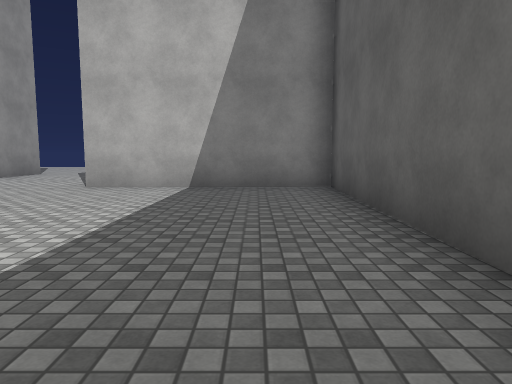
View 1 (above)

24 first-person views from a walk through a scene from a Unity 3-D project. The camera is 1.3 m above the floor, tilts 6° down and sees 70° across. The floor is counted in squares, 2 m on a side. Each view is taken from the middle of a square. On the plan, view 1 faces up. The plan holds only what a view shows up to about 11 squares ahead; the rest is blank. The place goes on beyond the plan. The player is left out. Some surface patterns are stand-ins.

View 2
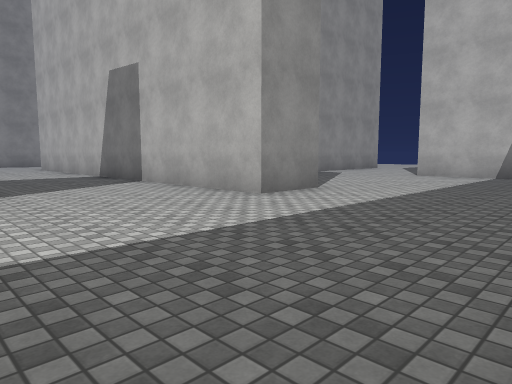

View 3
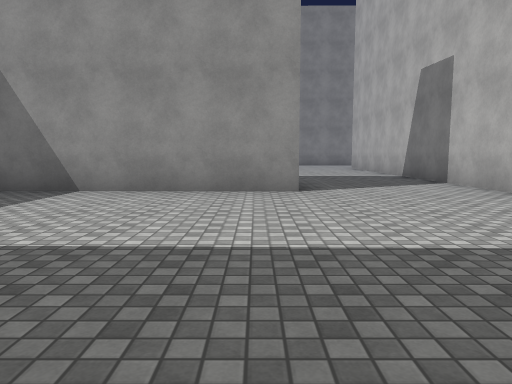

View 4
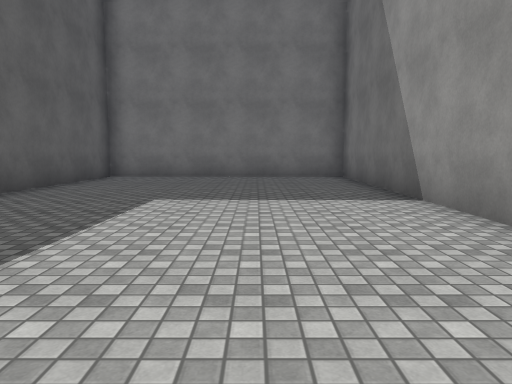

View 5
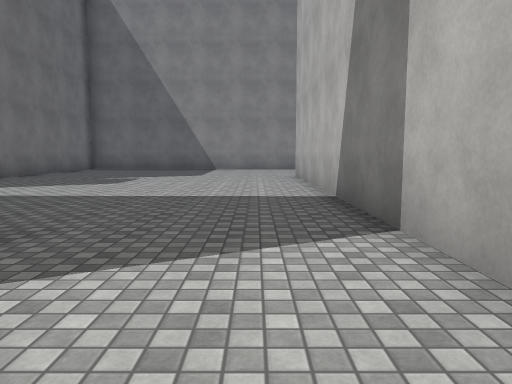

View 6
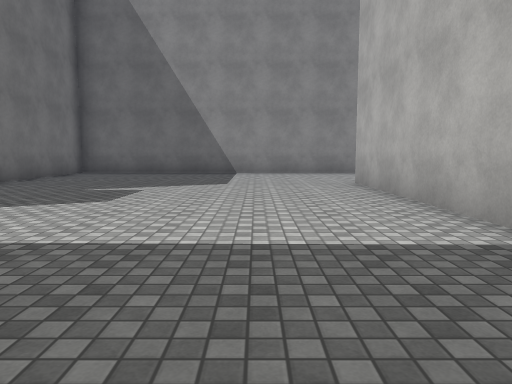

View 7
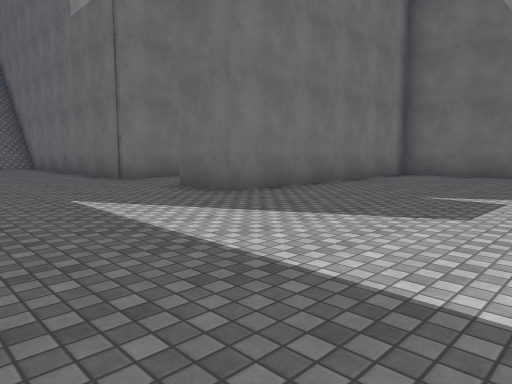

View 8
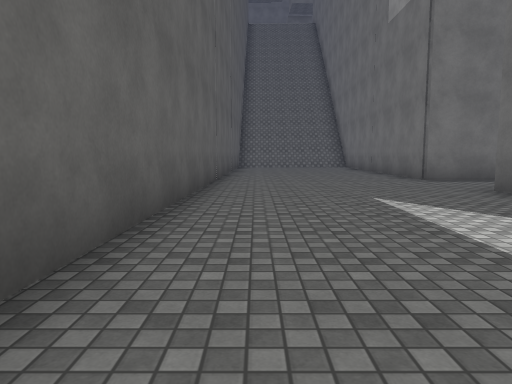

View 9
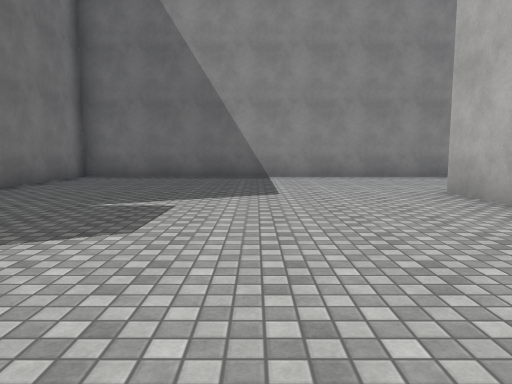

View 10
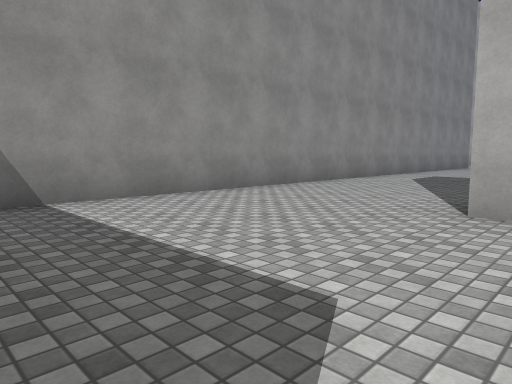

View 11
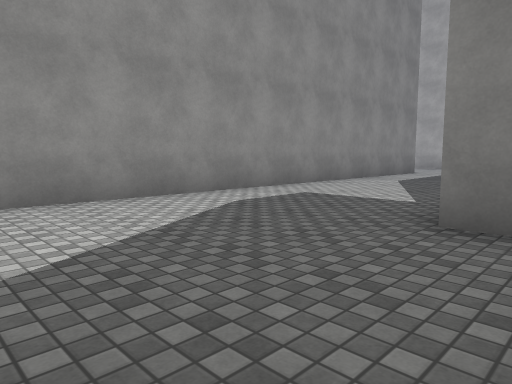

View 12
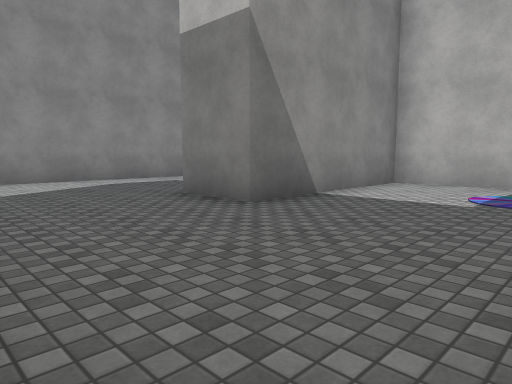

View 13
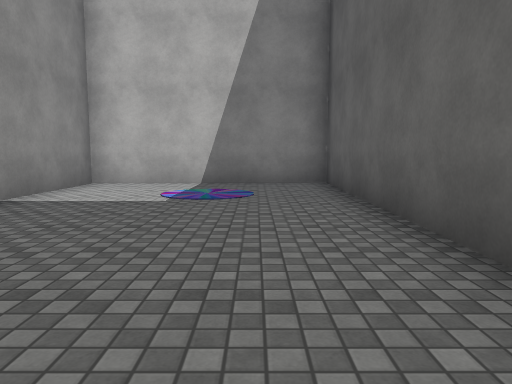

View 14
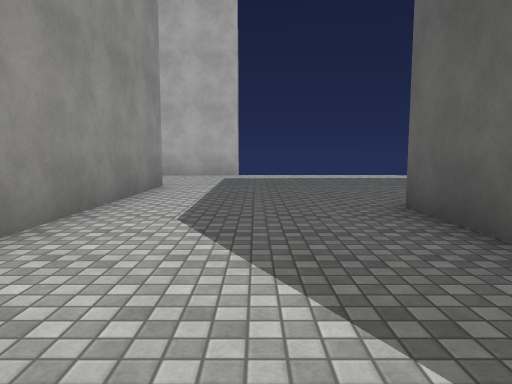

View 15
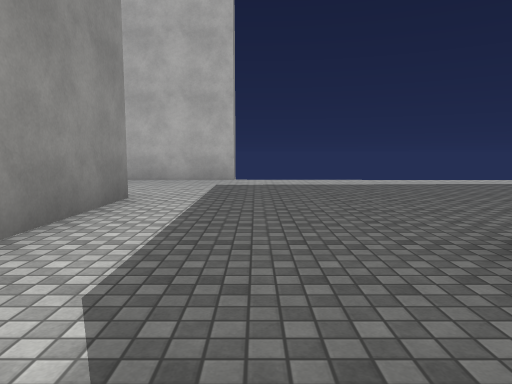

View 16
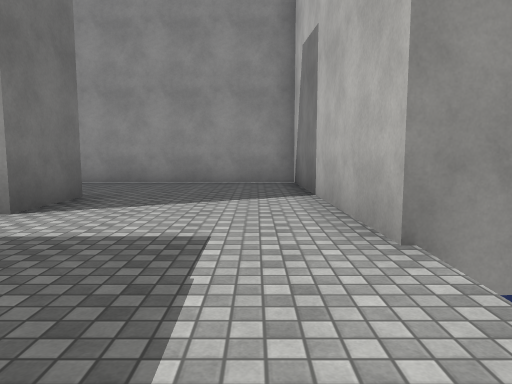

View 17
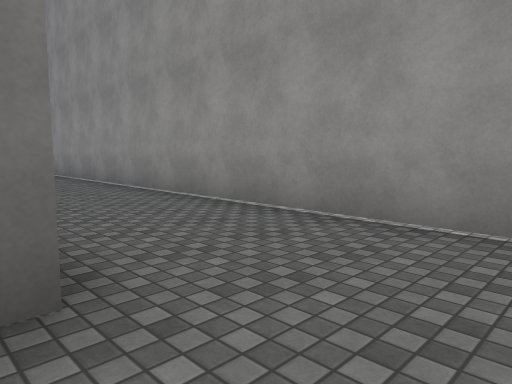

View 18
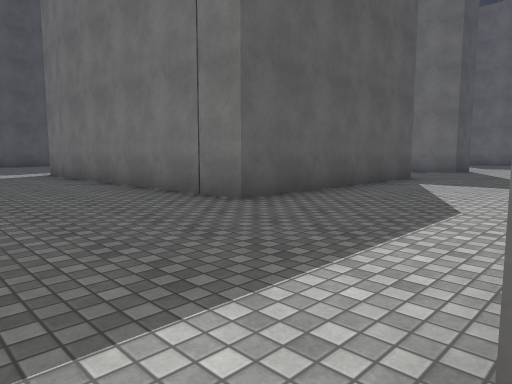

View 19
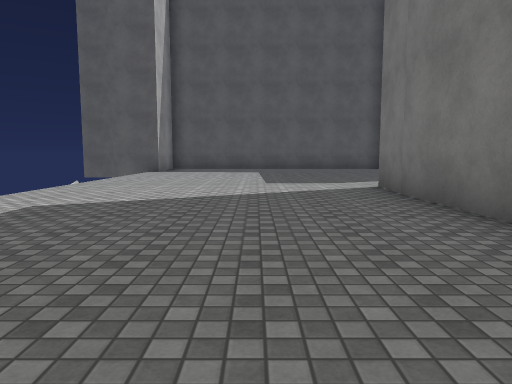

View 20
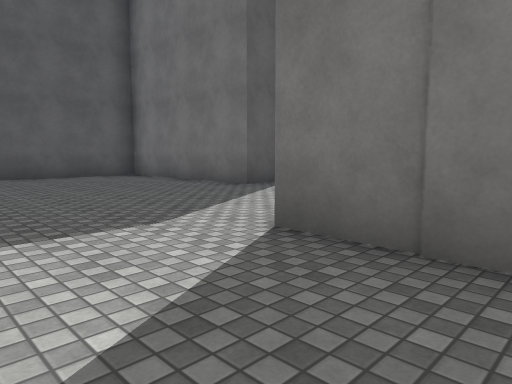

View 21
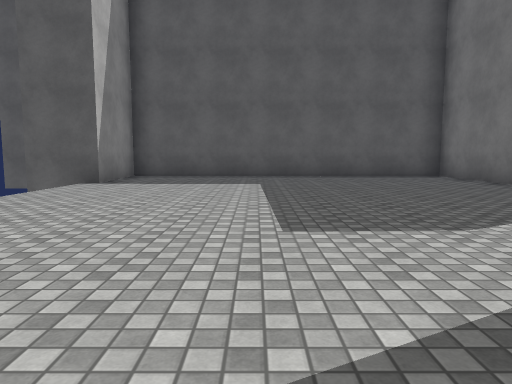

View 22
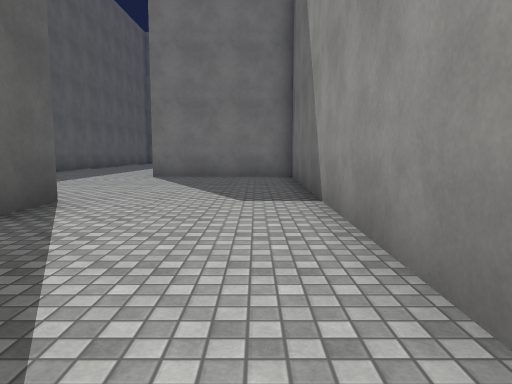

View 23
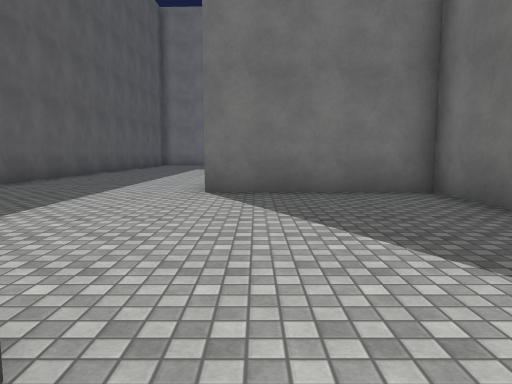

View 24
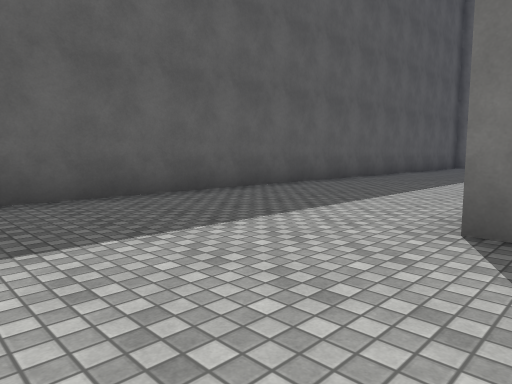

### Floor plan
Points are (right, up) in squares from view 1. A wall is a line through its corners. A room is listed if a view was taken in it or the views show most of it. See-through windows are left out.
Room 1 (views 1, 2, 3, 4, 5, 6, 7, 8, 9, 10, 24)
walls: (-5.3, -3.2) (-5.4, -12.2) (1.1, -12.3) (1.2, -8); (-13.9, -12) (-12.2, -12.1) (-12.2, -14.6); (-7, -14.1) (-6.9, -4.5); (1.2, -5.5) (1.5, 7.1) (-3.3, 7); (-6.9, 5.5) (-7, 1.8) (-3.1, 1.8) (-3.1, 0.2) (-15.2, 0.2); (-19.2, 0.4) (-19.3, -7.8) (-12.2, -7.8) (-12.2, -9.5)
ways out: opening at (-17.5, 1.2) to room 2; opening at (-5, 6.3) to room 2
Room 2 (views 11, 12, 13, 14, 15, 16, 17, 18, 19, 20, 21, 22, 23)
walls: (-6.8, 11.2) (-6.9, 5.5); (-8.5, 4) (-8.4, 10.1) (-13.6, 9.9) (-13.5, 5.4) (-15.1, 5.4) (-15.2, 11.5) (-6.8, 11.7); (-20.6, 14.4) (-18.9, 14.4) (-19.2, 0.4); (-3.3, 7) (-3.3, 8.6) (1.5, 8.7) (1.7, 17.5) (-0.9, 17.5); (-17.6, 18.6) (-17.5, 18) (-23.3, 17.9) (-23.6, 3.9)
ways out: opening at (-17.5, 1.2) to room 1; opening at (-5, 6.3) to room 1

Positions as (right, up) in squares from view 1, and headings:
1: (0, 0), facing up
2: (1, -4), facing up-left
3: (1, -4), facing left
4: (-3, -2), facing down
5: (-4, -1), facing left
6: (-7, -2), facing left
7: (-8, -3), facing down-left
8: (-8, -3), facing down
9: (-9, -3), facing left
10: (-14, -4), facing up-left
11: (-14, 2), facing up-left
12: (-10, 2), facing up-left
13: (-10, 2), facing up
14: (-17, 7), facing up
15: (-17, 9), facing up
16: (-15, 17), facing left
17: (-20, 16), facing down-left
18: (-19, 15), facing down-right
19: (-14, 14), facing right
20: (-9, 14), facing down-right
21: (-9, 14), facing right
22: (-6, 12), facing down
23: (-4, 8), facing down
24: (-4, 5), facing down-right
